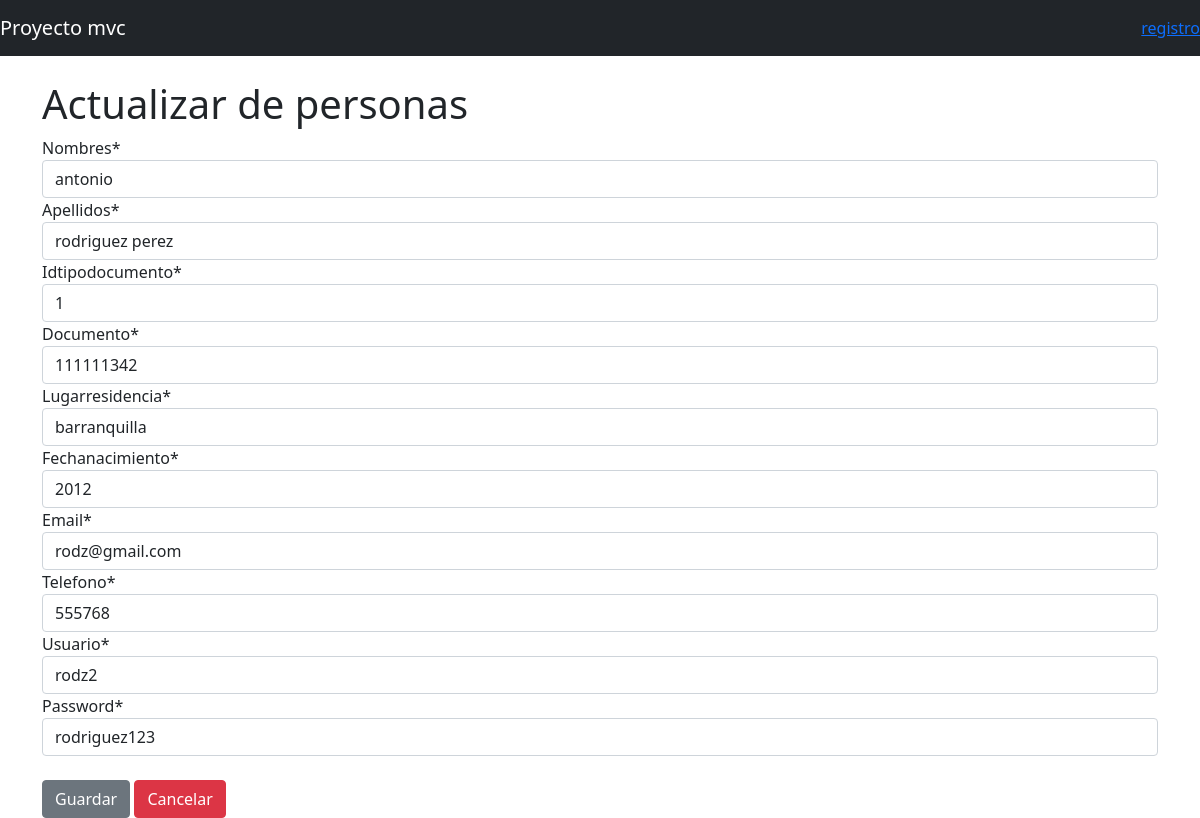
The app's page /mvcapp/editar/2 with its own data.
### mvcapp/models.py (models this page shows)
class persona(models.Model):
    nombres = models.CharField(max_length=30)
    apellidos = models.CharField(max_length=30)
    idtipodocumento = models.IntegerField()
    documento = models.IntegerField()
    lugarresidencia = models.CharField(max_length=30)
    fechanacimiento = models.IntegerField()
    email = models.EmailField()
    telefono = models.IntegerField()
    usuario = models.CharField(max_length=15)
    password = models.CharField(max_length=15)

### mvcapp/views.py (the view)
# urls.py: path('editar/<int:id_persona>',views.edit, name='edit'),
def edit(request, id_persona):
        personas = persona.objects.filter(id=id_persona).first()
        form = formspersona(instance=personas)
        return render(request,"editarPersona.html",{"form":form,'persona':personas})

### mvcapp/forms.py
class formspersona(forms.ModelForm):
    class Meta:
        model = persona
        fields='__all__'

### mvcapp/templates/editarPersona.html (shortened to what this page needs)
{% extends 'plantilla.html' %}
{% load crispy_forms_tags%}
{% block body%}
    <h1>Actualizar de personas</h1>
    <form action="{% url 'update' persona.id %}" method="POST">
    {{ form|crispy }}
     <br>
    <button type="submit" class="btn btn-secondary">Guardar</button>
    <a class="btn btn-danger" href="{% url 'index' %}">Cancelar</a>
    </form>
{% endblock %}

### records on screen
persona: nombres "antonio", apellidos "rodriguez perez", idtipodocumento "1", documento "111111342", lugarresidencia "barranquilla", fechanacimiento "2012", email "rodz@gmail.com", telefono "555768", usuario "rodz2", password "rodriguez123"
